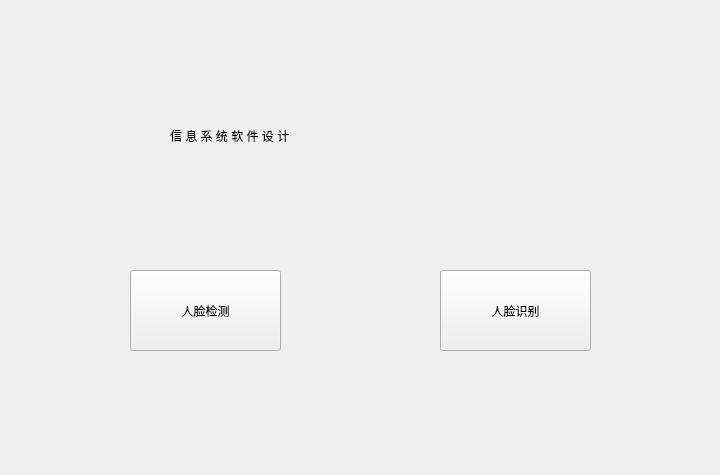
<?xml version="1.0" encoding="UTF-8"?>
<ui version="4.0">
 <class>Form</class>
 <widget class="QWidget" name="Form">
  <property name="geometry">
   <rect>
    <x>0</x>
    <y>0</y>
    <width>720</width>
    <height>475</height>
   </rect>
  </property>
  <property name="windowTitle">
   <string>Form</string>
  </property>
  <widget class="QLabel" name="label">
   <property name="geometry">
    <rect>
     <x>170</x>
     <y>90</y>
     <width>401</width>
     <height>91</height>
    </rect>
   </property>
   <property name="styleSheet">
    <string notr="true">font: 24pt &quot;Adobe 黑体 Std R&quot;;</string>
   </property>
   <property name="text">
    <string>信 息 系 统 软 件 设 计</string>
   </property>
  </widget>
  <widget class="QPushButton" name="button1">
   <property name="geometry">
    <rect>
     <x>130</x>
     <y>270</y>
     <width>151</width>
     <height>81</height>
    </rect>
   </property>
   <property name="styleSheet">
    <string notr="true">font: 18pt &quot;Adobe 黑体 Std R&quot;;</string>
   </property>
   <property name="text">
    <string>人脸检测</string>
   </property>
  </widget>
  <widget class="QPushButton" name="button2">
   <property name="geometry">
    <rect>
     <x>440</x>
     <y>270</y>
     <width>151</width>
     <height>81</height>
    </rect>
   </property>
   <property name="styleSheet">
    <string notr="true">font: 18pt &quot;Adobe 黑体 Std R&quot;;</string>
   </property>
   <property name="text">
    <string>人脸识别</string>
   </property>
  </widget>
 </widget>
 <resources/>
 <connections/>
</ui>
